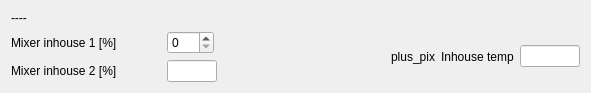
   <widget class="QWidget" name="layoutWidget">
    <property name="geometry">
     <rect>
      <x>750</x>
      <y>30</y>
      <width>591</width>
      <height>90</height>
     </rect>
    </property>
    <layout class="QHBoxLayout" name="horizontalLayout_52">
     <item>
      <layout class="QVBoxLayout" name="verticalLayout_7">
       <item>
        <widget class="QLabel" name="label_55">
         <property name="text">
          <string>----</string>
         </property>
        </widget>
       </item>
       <item>
        <layout class="QHBoxLayout" name="horizontalLayout_39">
         <item>
          <layout class="QVBoxLayout" name="verticalLayout_4">
           <item>
            <layout class="QHBoxLayout" name="horizontalLayout_31">
             <item>
              <layout class="QHBoxLayout" name="horizontalLayout_29">
               <item>
                <widget class="QLabel" name="label_45">
                 <property name="minimumSize">
                  <size>
                   <width>150</width>
                   <height>0</height>
                  </size>
                 </property>
                 <property name="text">
                  <string>Mixer inhouse 1 [%]</string>
                 </property>
                </widget>
               </item>
               <item>
                <widget class="QSpinBox" name="spinBox_mixer">
                 <property name="maximum">
                  <number>100</number>
                 </property>
                </widget>
               </item>
              </layout>
             </item>
             <item>
              <spacer name="horizontalSpacer_16">
               <property name="orientation">
                <enum>Qt::Horizontal</enum>
               </property>
               <property name="sizeHint" stdset="0">
                <size>
                 <width>40</width>
                 <height>20</height>
                </size>
               </property>
              </spacer>
             </item>
            </layout>
           </item>
           <item>
            <layout class="QHBoxLayout" name="horizontalLayout_32">
             <item>
              <layout class="QHBoxLayout" name="horizontalLayout_30">
               <item>
                <widget class="QLabel" name="label_48">
                 <property name="minimumSize">
                  <size>
                   <width>150</width>
                   <height>0</height>
                  </size>
                 </property>
                 <property name="text">
                  <string>Mixer inhouse 2 [%]</string>
                 </property>
                </widget>
               </item>
               <item>
                <widget class="QLineEdit" name="lineEdit_mix_2">
                 <property name="minimumSize">
                  <size>
                   <width>0</width>
                   <height>0</height>
                  </size>
                 </property>
                 <property name="maximumSize">
                  <size>
                   <width>50</width>
                   <height>16777215</height>
                  </size>
                 </property>
                </widget>
               </item>
              </layout>
             </item>
             <item>
              <spacer name="horizontalSpacer_14">
               <property name="orientation">
                <enum>Qt::Horizontal</enum>
               </property>
               <property name="sizeHint" stdset="0">
                <size>
                 <width>40</width>
                 <height>20</height>
                </size>
               </property>
              </spacer>
             </item>
            </layout>
           </item>
          </layout>
         </item>
         <item>
          <widget class="QLabel" name="plus_pix">
           <property name="text">
            <string>plus_pix</string>
           </property>
          </widget>
         </item>
         <item>
          <widget class="QLabel" name="label_71">
           <property name="text">
            <string>Inhouse temp</string>
           </property>
          </widget>
         </item>
         <item>
          <widget class="QLineEdit" name="lineEdit_mixed_inhouse">
           <property name="minimumSize">
            <size>
             <width>60</width>
             <height>0</height>
            </size>
           </property>
           <property name="maximumSize">
            <size>
             <width>50</width>
             <height>16777215</height>
            </size>
           </property>
          </widget>
         </item>
        </layout>
       </item>
      </layout>
     </item>
    </layout>
   </widget>
